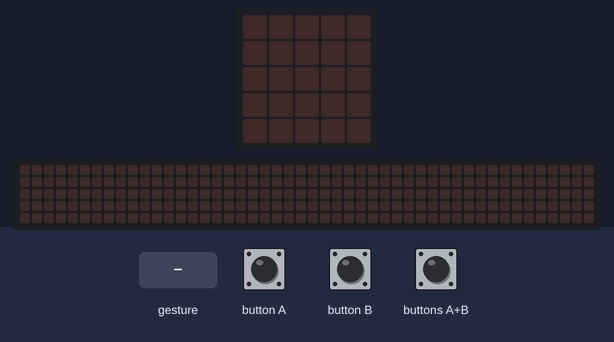
The program below on a simulated BBC micro:bit (MakeCode). On the bench: the board's 5×5 LED display, a strip that is not on the board, showing the scrolling text unrolled. Inputs (shaded band) come from the test bench. A tilt is held for 1.5 s and a shake lasts 1 s, then the board lies face up again; the 48×5 strip is a reading aid, not a part: it shows the text the display is scrolling, unrolled, one strip-width of it at a time.

Above: at 1.2 s.
1.3 s: gesture 'shake'
At 1.72 s:
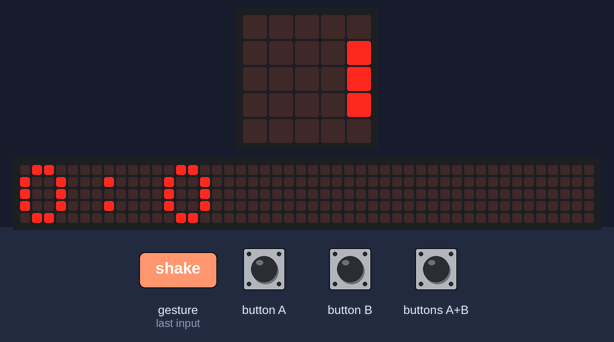
At 4.87 s:
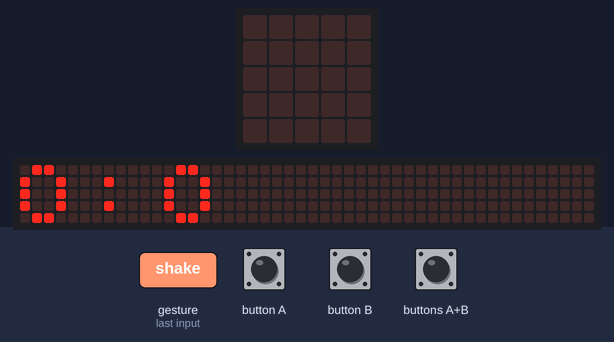
Timing chart, 0 to 6.4 s (numbered marks = the images above; inputs shaded):
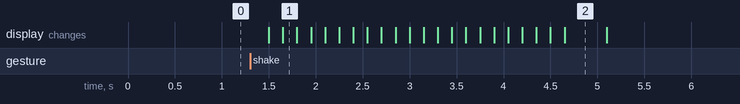

The program:

main.ts
```typescript
input.onButtonPressed(Button.A, function () {
    if (hours < 23) {
        hours += 1
    } else {
        hours = 0
    }
})
input.onGesture(Gesture.Shake, function () {
    time = "" + hours + (":" + ("" + minutes) + "")
    basic.showString(time)
})
// CORREÇÃO DA LINHA 18: Agora aponta para a função correta
input.onButtonPressed(Button.AB, function () {
    ampm = !(ampm)
})
input.onButtonPressed(Button.B, function () {
    if (minutes < 59) {
        minutes += 1
    } else {
        minutes = 0
    }
})
/**
 * --- Variáveis iniciais ---
 */
let ampm = false
let minutes = 0
let time = ""
let hours = 0
let adjust = 0
// --- CONFIGURAÇÃO DO ALARME ---
let alarme_hours = 15
let alarme_minutes = 8
basic.forever(function () {
    basic.pause(60000)
    // Espera 1 minuto
    // Atualiza o relógio
    if (minutes < 59) {
        minutes += 1
    } else {
        minutes = 0
        if (hours < 23) {
            hours += 1
        } else {
            hours = 0
        }
    }
    // --- LÓGICA DO DESPERTADOR ---
    if (hours == alarme_hours && minutes == alarme_minutes) {
        music._playDefaultBackground(music.builtInPlayableMelody(Melodies.Dadadadum), music.PlaybackMode.InBackground)
        // CORREÇÃO DA LINHA 58: Usando um ícone válido (ASLEEP lembra um despertador digital)
        basic.showIcon(IconNames.Happy)
    }
})
```

test.ts
```typescript
// testes vão aqui; isto não será compilado quando este pacote for usado como uma extensão.
```

Measured:
- after the input at 1.3 s, the display: first changes after 0.20 s (image 1 shows a later state)
- what the display in image 2 shows lasts 0.4 s, from 4.7 s to 5.1 s
